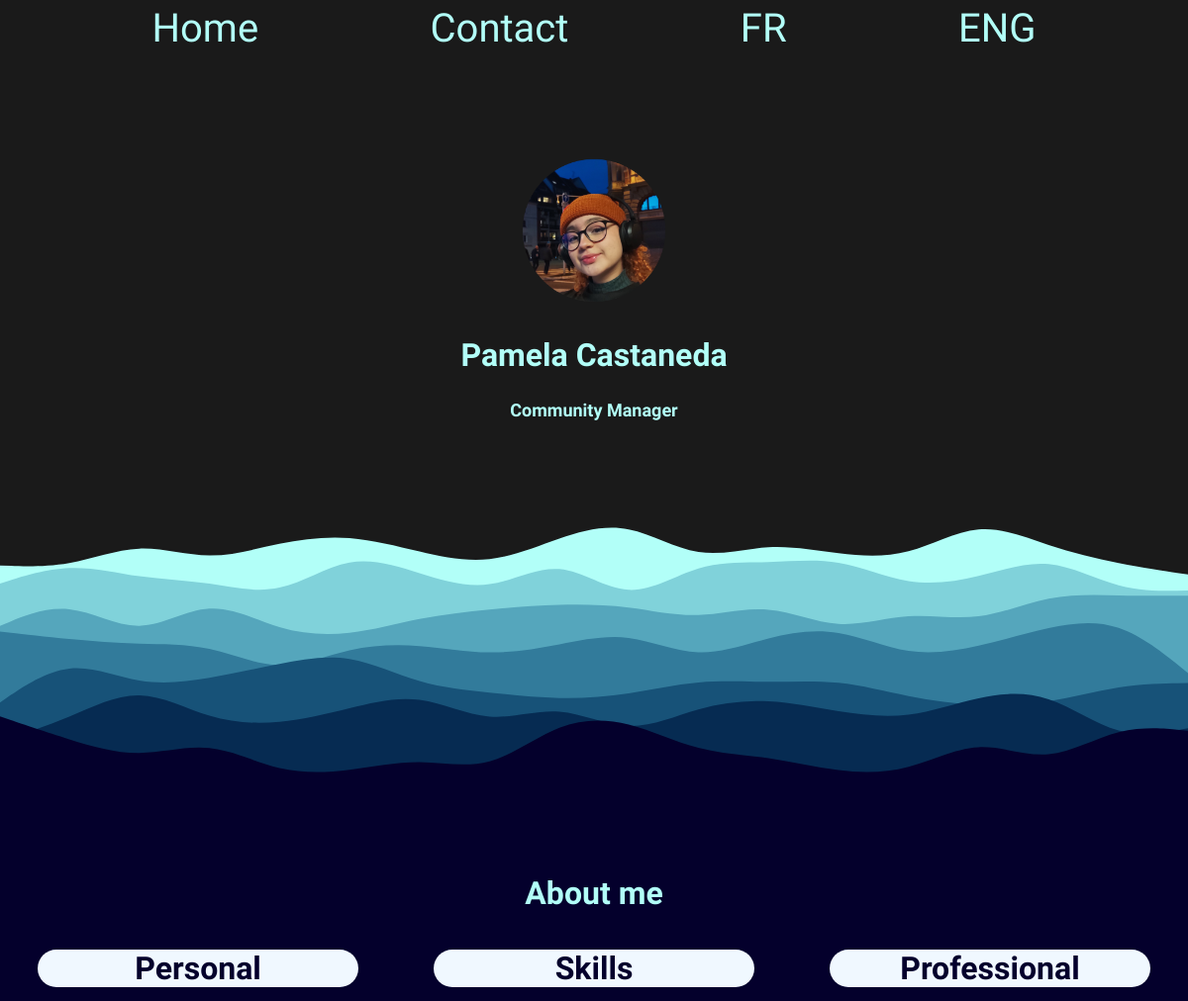
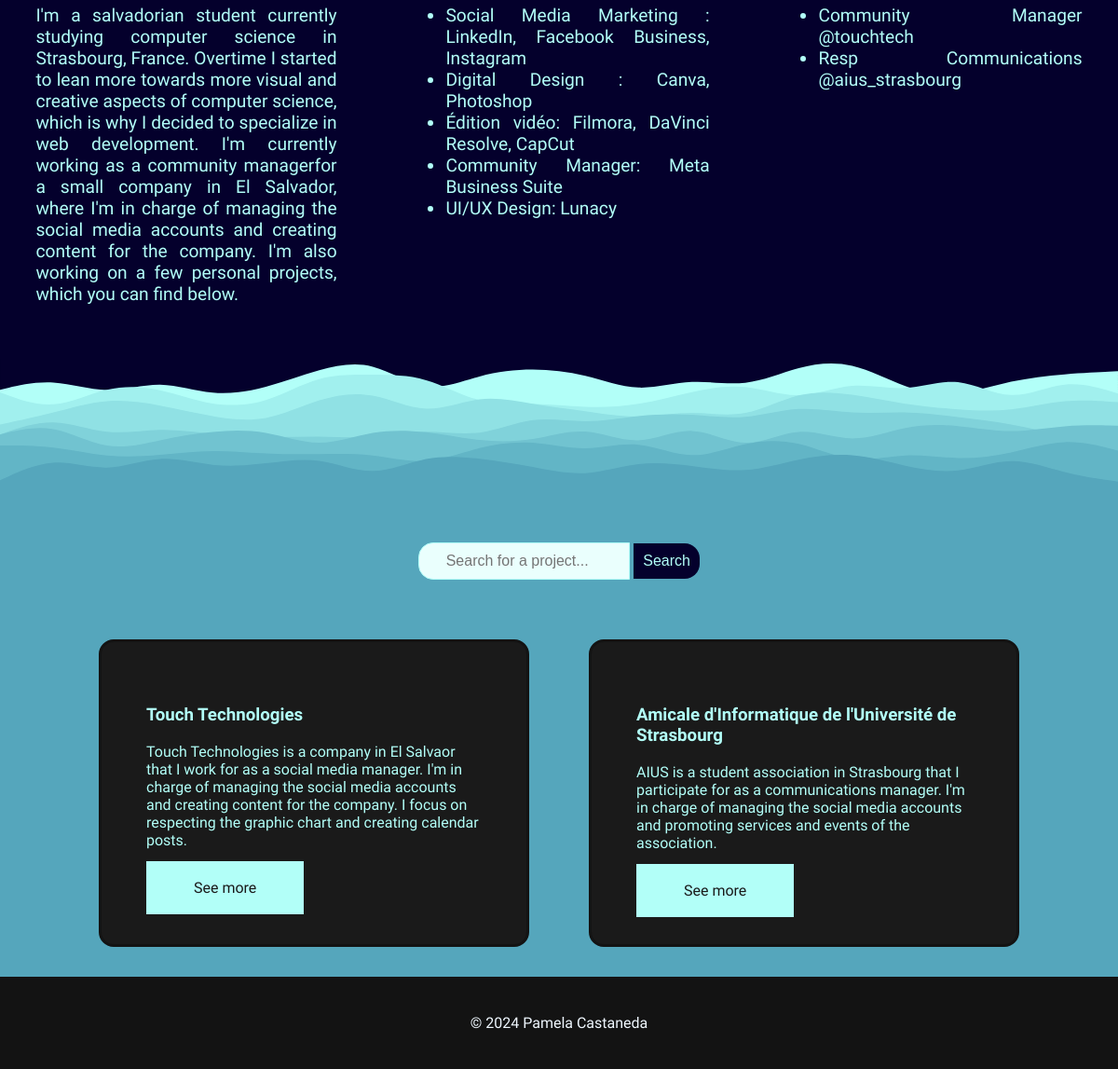
The page / on the database its author committed (2 pictures, top to bottom).
### tables this page shows
CREATE TABLE projects (
                id INTEGER PRIMARY KEY AUTOINCREMENT,
                name TEXT NOT NULL,
                descPosition TEXT NOT NULL,
                descProject TEXT NOT NULL,
                img TEXT NOT NULL
            );

### assets/locales/en.php (called while the page is built)
<?php
$translations = [
    'home' => 'Home',
    'contact' => 'Contact',
    'perso' => 'I\'m a salvadorian student currently studying computer science in Strasbourg, France. Overtime I started to lean more towards more visual and creative aspects of computer science, which is why I decided to specialize in web development. I\'m currently working as a community managerfor a small company in El Salvador, where I\'m in charge of managing the social media accounts and creating content for the company. I\'m also working on a few personal projects, which you can find below.',
    'skills' => 'Skills'
];

### assets/locales/locales.php (called while the page is built, shortened)
<?php
$TRAD = $translations;
?>

### bdd/projects.php (called while the page is built, shortened)
<?php
class Database
{
    public $pdo;
    function __construct()
    {
        $dbFile = dirname(__FILE__) . "/projects.sqlite";
        $dbExists = file_exists($dbFile);
        $this->pdo = new PDO("sqlite:$dbFile");
    }
    function listep()
    {
        return $this->pdo->query("SELECT id, name, descProject, img FROM projects");
    }
}
?>

### assets/php/list-projects.php (the view)
<?php
require_once 'bdd/projects.php';
$database = new Database();
$liste = $database->listep();
foreach ($liste as $row) {
    echo "<div class='project'>";
    echo "<h3>" . $row['name'] . "</h3>";
    echo "<p>" . $row['descProject'] . "</p>";
    echo "<a href='projet.php?id=" . $row['id'] . "'>See more</a>";
    echo "</div>";
}

### index.php (shortened to what this page needs)
<?php require_once ("assets/locales/locales.php"); ?>
<!DOCTYPE html>
<html lang="en">
<head>
  <link rel="stylesheet" href="assets/css/style.css">
</head>
<body style="margin-left: 0px ; margin-right: 0px;">
  <?php include "assets/php/header.php" ?>
  <main>
    <article id="welcome">
      <img src="/assets/img/profile_picture.png" alt="">
      <h1>Pamela Castaneda</h1>
      <h2>Community Manager</h2>
    </article>
    <div class="spacer1 layer1"></div>
    <h2 class="section-title">About me</h2>
    <article id="about-main">
      <article class="about-me-sections">
        <h3>Personal</h3>
        <p><?php echo $TRAD["perso"] ?></p>
      </article>
      <article class="about-me-sections">
        <h3><?php echo $TRAD["skills"] ?></h3>
        <ul>
          <li>Social Media Marketing : LinkedIn, Facebook Business, Instagram </li>
          <li>Digital Design : Canva, Photoshop </li>
          <li>Édition vidéo: Filmora, DaVinci Resolve, CapCut</li>
          <li>Community Manager: Meta Business Suite</li>
          <li>UI/UX Design: Lunacy</li>
        </ul>
      </article>
      <article class="about-me-sections">
        <h3>Professional</h3>
        <ul>
          <li>Community Manager <a href="https://www.linkedin.com/company/touchtechnologies/">@touchtech</a></li>
          <li>Resp Communications <a href="https://www.instagram.com/aius_strasbourg/">@aius_strasbourg</a></li>
        </ul>
      </article>
    </article>
    <div class="spacer2 layer2"></div>
    <?php include "assets/php/search.php" ?>
    <div class="search_results"></div>
    <article id="projects">
      <?php include "assets/php/list-projects.php" ?>
    </article>
  </main>
  <?php include "assets/php/footer.php" ?>
</body>
</html>

### assets/php/header.php
<nav>
    <a href="/index.php"><?php echo $TRAD["home"] ?></a>
    <a href="/contact.php"><?php echo $TRAD["contact"] ?></a>
    <a href="?lang=fr">FR</a>
    <a href="?lang=en">ENG</a>
</nav>

### assets/php/search.php
<form class="search" onsubmit="loadProject()" id="project-search">
      <input type="search" placeholder="Search for a project...">
      <button type="submit" id="search-button">Search</button>
</form

### assets/php/footer.php
<footer>
    <p>© 2024 Pamela Castaneda</p>
</footer>

### assets/css/style.css (style rules this page uses)
body { background-color: #1a1a1a; font-family: Arial, sans-serif; font-family: "Anta", sans-serif; font-weight: 400; font-style: normal; margin: 0; }
.layer1 { background-image: url("/assets/img/layer1.svg"); padding: 0; }
.layer2 { background-image: url("/assets/img/layer2.svg"); padding: 0; }
.spacer2 { aspect-ratio: 900/100; width: 100%; background-repeat: no-repeat; background-position: center; background-size: cover; }
.spacer1 { aspect-ratio: 900/200; width: 100%; background-repeat: no-repeat; background-position: center; background-size: cover; }
.section-title { color: #b2fff8; font-size: xx-large; text-align: center; padding-top: 3em; margin: 0; background-color: #04002c; }
footer { color: aliceblue; text-align: center; background-color: #131313; padding: 1.5em; }
a { color: #b2fff8; text-decoration: none; }

### rows shown on the page
projects: name "Touch Technologies", descProject "Touch Technologies is a company in El Salvaor that I work for as a social media manager. I'm in charge of managing the social media accounts and creating content for the company. I focus on respecting the graphic chart and creating calendar posts."
projects: name "Amicale d'Informatique de l'Université de Strasbourg", descProject "AIUS is a student association in Strasbourg that I participate for as a communications manager. I'm in charge of managing the social media accounts and promoting services and events of the association."

### other values the page prints
$TRAD["home"] "Home"
$TRAD["contact"] "Contact"
$TRAD["skills"] "Skills"
